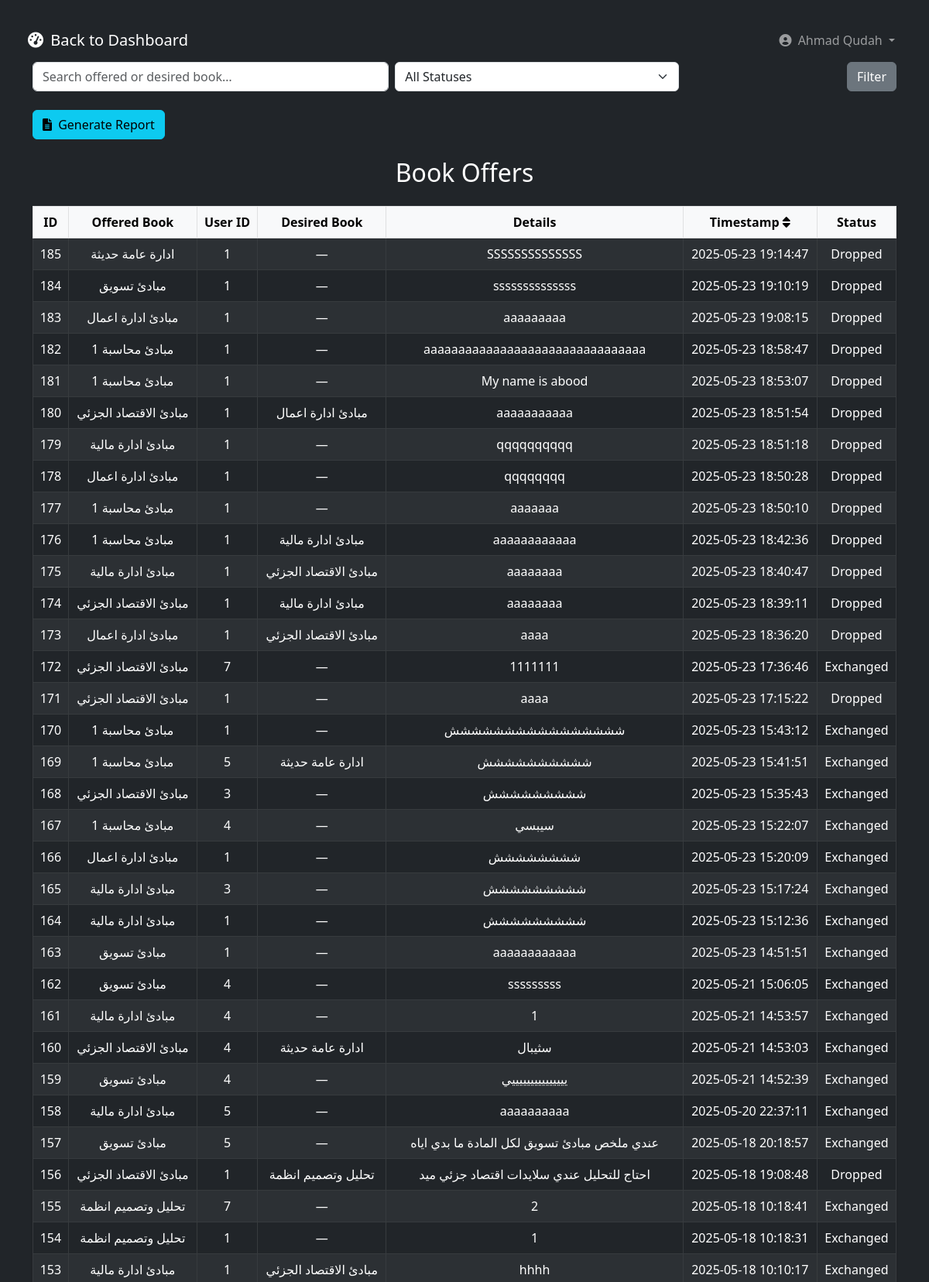
Page /businesshub/admin/monitorBookOffers.php (signed in, upper part) on the committed database.
### tables this page shows
CREATE TABLE `book_offers` (
  `id` int(11) NOT NULL,
  `book_id` int(11) NOT NULL,
  `user_id` int(11) NOT NULL,
  `desired_book_id` int(11) DEFAULT NULL,
  `details` text DEFAULT NULL,
  `timestamp` datetime DEFAULT current_timestamp(),
  `status` enum('active','dropped','exchanged') NOT NULL DEFAULT 'active'
);

CREATE TABLE `book_exchange` (
  `id` int(11) NOT NULL,
  `book_name` varchar(255) DEFAULT NULL,
  `image` varchar(255) DEFAULT NULL,
  `department_id` int(11) DEFAULT NULL
);

### businesshub/admin/monitorBookOffers.php (the view, shortened to what this page needs)
<?php
include(__DIR__ . '/../includes/db.php');
$search        = trim($_GET['search']       ?? '');
$clauses = [];
$whereClause = $clauses ? 'WHERE ' . implode(' AND ', $clauses) : '';
$sql = "
  SELECT
    bo.id,
    be1.book_name               AS offered_book,
    bo.user_id,
    COALESCE(be2.book_name,'—') AS desired_book,
    bo.details,
    bo.timestamp,
    bo.status
  FROM book_offers bo
    JOIN book_exchange be1 ON bo.book_id = be1.id
    LEFT JOIN book_exchange be2 ON bo.desired_book_id = be2.id
  $whereClause
  ORDER BY bo.timestamp DESC
";
$offers = mysqli_query($conn, $sql);
?>
<!DOCTYPE html>
<html lang="en">
<head>
  <link href="https://cdn.jsdelivr.net/npm/bootstrap@5.3.0/dist/css/bootstrap.min.css" rel="stylesheet">
  <link href="https://cdnjs.cloudflare.com/ajax/libs/font-awesome/6.0.0/css/all.min.css" rel="stylesheet">
</head>
<body class="bg-dark text-white p-4">
  <?php include __DIR__ . '/../includes/admin_nav.php'; ?>
  <div class="container">
    <form method="GET" class="row g-2 align-items-center mb-4">
      <div class="col-md-5">
        <input
          type="text"
          name="search"
          class="form-control"
          placeholder="Search offered or desired book…"
          value="<?= htmlspecialchars($search) ?>"
        >
      </div>
      <div class="col-md-4">
        <select name="status" class="form-select">
          <option value="">All Statuses</option>
        </select>
      </div>
      <div class="col-md-3 text-end">
        <button type="submit" class="btn btn-secondary">Filter</button>
      </div>
    </form>
    <button class="btn btn-info mb-4" data-bs-toggle="modal" data-bs-target="#reportModal">
      <i class="fa fa-file-alt me-1"></i> Generate Report
    </button>
    <div id="reportArea">
      <h2 class="mb-4 text-center text-white">Book Offers</h2>
      <table class="table table-dark table-striped table-bordered text-center shadow-sm">
        <thead class="table-light">
          <tr>
            <th>ID</th>
            <th>Offered Book</th>
            <th>User ID</th>
            <th>Desired Book</th>
            <th>Details</th>
            <th id="timestampHeader" class="sortable">
              Timestamp <i id="timestampIcon" class="fa fa-sort"></i>
            </th>
            <th>Status</th>
          </tr>
        </thead>
        <tbody>
          <?php while ($row = mysqli_fetch_assoc($offers)): ?>
          <tr>
            <td><?= $row['id'] ?></td>
            <td><?= htmlspecialchars($row['offered_book']) ?></td>
            <td><?= $row['user_id'] ?></td>
            <td><?= htmlspecialchars($row['desired_book']) ?></td>
            <td><?= htmlspecialchars($row['details']) ?></td>
            <td><?= $row['timestamp'] ?></td>
            <td><?= ucfirst($row['status']) ?></td>
          </tr>
          <?php endwhile; ?>
        </tbody>
      </table>
    </div>
  </div>
</body>
</html>

### businesshub/admin/monitorBookOffers.php (style rules this page uses)
th.sortable { cursor: pointer; }

### rows in the picture
book_offers: id "185", book.book_name "ادارة عامة حديثة", user "1", desired_book "—", details "SSSSSSSSSSSSSS", timestamp "2025-05-23 19:14:47", status "Dropped"
book_offers: id "184", book.book_name "مبادئ تسويق", user "1", desired_book "—", details "ssssssssssssss", timestamp "2025-05-23 19:10:19", status "Dropped"
book_offers: id "183", book.book_name "مبادئ ادارة اعمال", user "1", desired_book "—", details "aaaaaaaaa", timestamp "2025-05-23 19:08:15", status "Dropped"
book_offers: id "182", book.book_name "مبادئ محاسبة 1", user "1", desired_book "—", details "aaaaaaaaaaaaaaaaaaaaaaaaaaaaaaaa", timestamp "2025-05-23 18:58:47", status "Dropped"
book_offers: id "181", book.book_name "مبادئ محاسبة 1", user "1", desired_book "—", details "My name is abood", timestamp "2025-05-23 18:53:07", status "Dropped"
book_offers: id "180", book.book_name "مبادئ الاقتصاد الجزئي", user "1", desired_book "مبادئ ادارة اعمال", details "aaaaaaaaaaa", timestamp "2025-05-23 18:51:54", status "Dropped"
book_offers: id "179", book.book_name "مبادئ ادارة مالية", user "1", desired_book "—", details "qqqqqqqqqq", timestamp "2025-05-23 18:51:18", status "Dropped"
book_offers: id "178", book.book_name "مبادئ ادارة اعمال", user "1", desired_book "—", details "qqqqqqqq", timestamp "2025-05-23 18:50:28", status "Dropped"
book_offers: id "177", book.book_name "مبادئ محاسبة 1", user "1", desired_book "—", details "aaaaaaa", timestamp "2025-05-23 18:50:10", status "Dropped"
book_offers: id "176", book.book_name "مبادئ محاسبة 1", user "1", desired_book "مبادئ ادارة مالية", details "aaaaaaaaaaaa", timestamp "2025-05-23 18:42:36", status "Dropped"
book_offers: id "175", book.book_name "مبادئ ادارة مالية", user "1", desired_book "مبادئ الاقتصاد الجزئي", details "aaaaaaaa", timestamp "2025-05-23 18:40:47", status "Dropped"
book_offers: id "174", book.book_name "مبادئ الاقتصاد الجزئي", user "1", desired_book "مبادئ ادارة مالية", details "aaaaaaaa", timestamp "2025-05-23 18:39:11", status "Dropped"
book_offers: id "173", book.book_name "مبادئ ادارة اعمال", user "1", desired_book "مبادئ الاقتصاد الجزئي", details "aaaa", timestamp "2025-05-23 18:36:20", status "Dropped"
book_offers: id "172", book.book_name "مبادئ الاقتصاد الجزئي", user "7", desired_book "—", details "1111111", timestamp "2025-05-23 17:36:46", status "Exchanged"
book_offers: id "171", book.book_name "مبادئ الاقتصاد الجزئي", user "1", desired_book "—", details "aaaa", timestamp "2025-05-23 17:15:22", status "Dropped"
book_offers: id "170", book.book_name "مبادئ محاسبة 1", user "1", desired_book "—", details "شششششششششششششششش", timestamp "2025-05-23 15:43:12", status "Exchanged"
book_offers: id "169", book.book_name "مبادئ محاسبة 1", user "5", desired_book "ادارة عامة حديثة", details "شششششششششش", timestamp "2025-05-23 15:41:51", status "Exchanged"
book_offers: id "168", book.book_name "مبادئ الاقتصاد الجزئي", user "3", desired_book "—", details "ششششششششش", timestamp "2025-05-23 15:35:43", status "Exchanged"
book_offers: id "167", book.book_name "مبادئ محاسبة 1", user "4", desired_book "—", details "سيبسي", timestamp "2025-05-23 15:22:07", status "Exchanged"
book_offers: id "166", book.book_name "مبادئ ادارة اعمال", user "1", desired_book "—", details "شششششششش", timestamp "2025-05-23 15:20:09", status "Exchanged"
book_offers: id "165", book.book_name "مبادئ ادارة مالية", user "3", desired_book "—", details "ششششششششش", timestamp "2025-05-23 15:17:24", status "Exchanged"
book_offers: id "164", book.book_name "مبادئ ادارة مالية", user "1", desired_book "—", details "ششششششششش", timestamp "2025-05-23 15:12:36", status "Exchanged"
book_offers: id "163", book.book_name "مبادئ تسويق", user "1", desired_book "—", details "aaaaaaaaaaaa", timestamp "2025-05-23 14:51:51", status "Exchanged"
book_offers: id "162", book.book_name "مبادئ تسويق", user "4", desired_book "—", details "sssssssss", timestamp "2025-05-21 15:06:05", status "Exchanged"
book_offers: id "161", book.book_name "مبادئ ادارة مالية", user "4", desired_book "—", details "1", timestamp "2025-05-21 14:53:57", status "Exchanged"
book_offers: id "160", book.book_name "مبادئ الاقتصاد الجزئي", user "4", desired_book "ادارة عامة حديثة", details "سثيبال", timestamp "2025-05-21 14:53:03", status "Exchanged"
book_offers: id "159", book.book_name "مبادئ تسويق", user "4", desired_book "—", details "يييييييييييييييي", timestamp "2025-05-21 14:52:39", status "Exchanged"
book_offers: id "158", book.book_name "مبادئ ادارة مالية", user "5", desired_book "—", details "aaaaaaaaaa", timestamp "2025-05-20 22:37:11", status "Exchanged"
book_offers: id "157", book.book_name "مبادئ تسويق", user "5", desired_book "—", details "عندي ملخص مبادئ تسويق لكل المادة ما بدي اياه", timestamp "2025-05-18 20:18:57", status "Exchanged"
book_offers: id "156", book.book_name "مبادئ الاقتصاد الجزئي", user "1", desired_book "تحليل وتصميم انظمة", details "احتاج للتحليل عندي سلايدات اقتصاد جزئي ميد", timestamp "2025-05-18 19:08:48", status "Dropped"
book_offers: id "155", book.book_name "تحليل وتصميم انظمة", user "7", desired_book "—", details "2", timestamp "2025-05-18 10:18:41", status "Exchanged"
book_offers: id "154", book.book_name "تحليل وتصميم انظمة", user "1", desired_book "—", details "1", timestamp "2025-05-18 10:18:31", status "Exchanged"
book_offers: id "153", book.book_name "مبادئ ادارة مالية", user "1", desired_book "مبادئ الاقتصاد الجزئي", details "hhhh", timestamp "2025-05-18 10:10:17", status "Exchanged"

### other values in the picture
$adminName "Ahmad Qudah"
